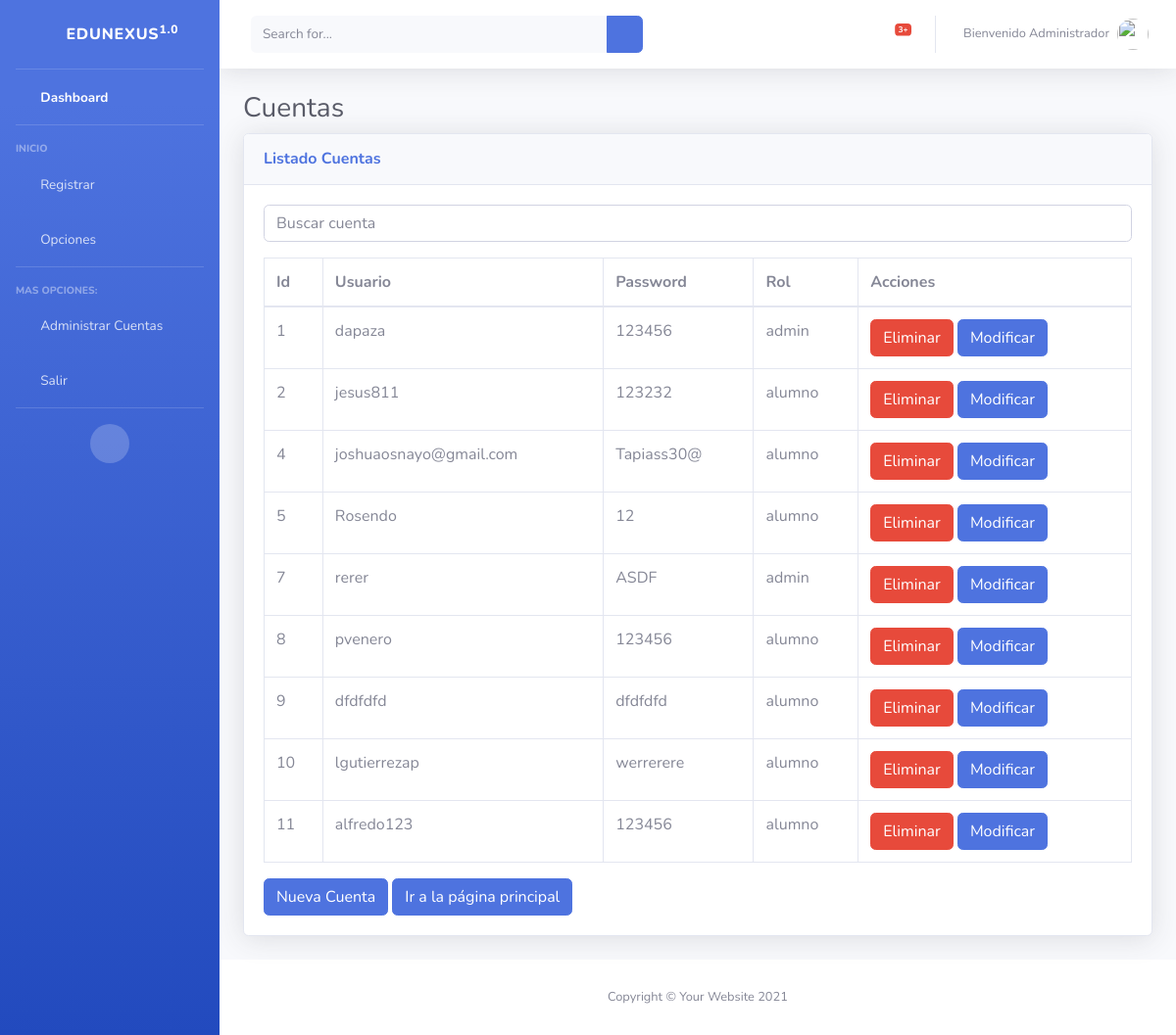
The page /listaCuenta/ on the database its author committed.
### dashboard/models.py (models this page shows, shortened)
class Cuenta(models.Model):
    username = models.CharField(max_length=200)
    password = models.CharField(max_length=200)
    rol = models.ForeignKey(Roles, on_delete=models.CASCADE)

class Roles(models.Model):
    ADMIN = 'admin'
    ALUMNO = 'alumno'
    ROL_CHOICES = [
        (ADMIN, 'Admin'),
        (ALUMNO, 'Alumno')
    ]
    nombre = models.CharField(max_length=100, choices=ROL_CHOICES)
    def __str__(self):
        return self.nombre

### dashboard/views.py (the view)
# urls.py: path('listaCuenta/', views.CuentaView.as_view(),name='listcuenta'),
class CuentaView(View):
    def get(self,request):
        listaCuentas = Cuenta.objects.all()
        formCuenta = CuentaForm()
        context = {
            'cuentas' : listaCuentas,
            'formCuenta': formCuenta
        }
        return render(request,'tblCuenta.html',context)

### dashboard/forms.py
class CuentaForm(ModelForm):
    class Meta:
        model = Cuenta
        fields = '__all__'

### dashboard/templates/tblCuenta.html (shortened to what this page needs)
{% extends 'layout.html' %}
{% block content %}
<div class="container-fluid">
  <h1 class="h3 mb-2 text-gray-800">Cuentas</h1>
  <div class="card shadow mb-4">
    <div class="card-header py-3">
      <h6 class="m-0 font-weight-bold text-primary">Listado Cuentas</h6>
    </div>
    <div class="card-body">
      <div class="table-responsive">
        <div class="input-group mb-3">
          <input type="text" id="searchInput" class="form-control" placeholder="Buscar cuenta">
        </div>
        <table class="table table-bordered" id="dataTable" width="100%" cellspacing="0">
          <thead>
            <tr>
              <th>Id</th>
              <th>Usuario</th>
              <th>Password</th>
              <th>Rol</th>
              <th>Acciones</th>
            </tr>
          </thead>
          <tbody>
            {% for cuenta in cuentas %}
            <tr>
              <td>{{ cuenta.id }}</td>
              <td>{{ cuenta.username }}</td>
              <td>{{ cuenta.password }}</td>
              <td>{{ cuenta.rol }}</td>
              <td>
                <form action="{% url 'eliminar_cuenta' cuenta.id %}" method="POST">
                  <button type="submit" class="btn btn-danger">Eliminar</button>
                  <a href="{% url 'modificar_cuenta' cuenta.id %}" class="btn btn-primary">Modificar</a>
                </form>
              </td>
            </tr>
            {% endfor %}
          </tbody>
        </table>
      </div>
      <button type="button" class="btn btn-primary" onclick="window.location.href='{% url 'nueva_cuenta' %}'">Nueva Cuenta</button>
      <a href="/" class="btn btn-primary">Ir a la página principal</a>
    </div>
  </div>
</div>
{% endblock %}

### rows shown on the page
Cuenta: id "1", username "dapaza", password "123456", rol "admin"
Cuenta: id "2", username "jesus811", password "123232", rol "alumno"
Cuenta: id "4", username "joshuaosnayo@gmail.com", password "Tapiass30@", rol "alumno"
Cuenta: id "5", username "Rosendo", password "12", rol "alumno"
Cuenta: id "7", username "rerer", password "ASDF", rol "admin"
Cuenta: id "8", username "pvenero", password "123456", rol "alumno"
Cuenta: id "9", username "dfdfdfd", password "dfdfdfd", rol "alumno"
Cuenta: id "10", username "lgutierrezap", password "werrerere", rol "alumno"
Cuenta: id "11", username "alfredo123", password "123456", rol "alumno"
